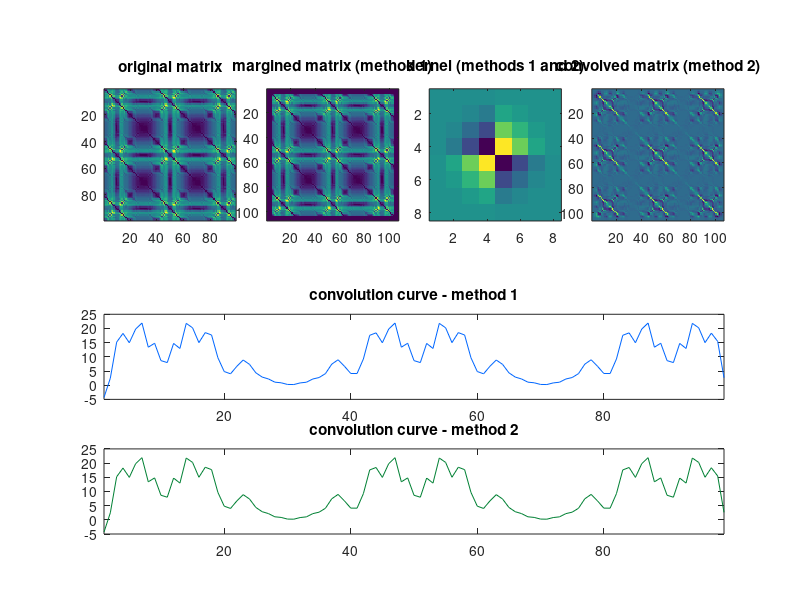

This chart was generated by the following MATLAB code:
%%%%%%%%%%%%%%%%%%%%%%%%%%%%%%%%%%%%%%%%%%%%%%%%%%%%%%%%%%%%%%%%%%%%%%%%%%%%%%%%
%                                                                              %
%                   Convolution of a Matrix's Main Diagonal                    %
%                                and a Kernel                                  %
%                                                                              %
%                                                   Juan Ignacio Mendoza Garay %
%                                                             doctoral student %
%                                   Music Department - University of Jyv?skyl? %
%                                                                  March, 2016 %
%                                                                              %
%%%%%%%%%%%%%%%%%%%%%%%%%%%%%%%%%%%%%%%%%%%%%%%%%%%%%%%%%%%%%%%%%%%%%%%%%%%%%%%%

% This script has been tested with Matlab R2015a

% ==============================================================================
% Description:

% Convolve (A.K.A. correlate) a kernel along the main diagonal of a matrix.

% The result is a curve whose peaks determine the points of change from one
% pattern to another, of a signal.
% First a self-similarity distance matrix has to be produced from the signal
% (referred below as the"original matrix"). Then convolce the kernel along the
% diagonal of the matrix.
% This method can be useful to find segmentation boundaries
% of an audio signal (c.f. Foote & Cooper, 2003) or any other signal 
% (e.g., motion capture data). Typically the distance matrix is not of the raw
% (e.g., audio or mocap) signal but of a feature of it (e.g., energy, spectral
% components, etc.).

% ==============================================================================
% Initialisation:

clc
clear
close all

scrsz = get(groot,'ScreenSize');

%%% ============================================================================
% Produce a matrix (the"original matrix").
% Comment/uncomment to select an original 100*100 matrix:

%%% ............................................................................
% fade left to right and slightly diagonally:
%original_matrix = reshape([1:10000],100,100);

%%% ............................................................................
% only ones:
% original_matrix = ones(100,100);

%%% ............................................................................
% gaussian bell:

%   [original_x original_y] = meshgrid((-(100-1)/2):((100-1)/2), (-(100-1)/2):((100-1)/2));
%   original_matrix = exp( -((2*pi*original_x/100).^2) / 2 - ((2*pi*original_y/100).^2) / 2);

%%% ............................................................................
% self-similarity of an AMFM signal:

use_preset = 4; % <----------------------- Use parameters (a preset is a column)
signal_parameters = ...
    [80  80   100  50  90; ...  % FM modulating frequency
    1600 1600 1000 500 800; ... % FM carrier frequency
    20   20   10   10  20; ...  % FM strength 
    40   160  50   25  40;...   % AM modulating frequency
    0.5  0.5  1    1   0.5];    % AM strength (between 0 and 1)
sample_time = 0.0001; 
total_time = 0.1-sample_time; 
t = [0:sample_time:total_time]; % time grid
FM_signal = sin(...
    2*pi*signal_parameters(2,use_preset)*t+...
    (signal_parameters(3,use_preset).*sin(2*pi*signal_parameters(1,use_preset)*t))...
    );
AM_FM_signal = (1+signal_parameters(5,use_preset)*sin(2*pi*signal_parameters(4,use_preset)*t)).*FM_signal;
distance_bandwidth = size(AM_FM_signal,2)*0.02; % <----- size of the distance moving window (samples)
distance_hop = distance_bandwidth/2; % <---------------- hop size (samples)
amount_distance_windows = fix((size(AM_FM_signal,2)-distance_bandwidth)/distance_hop + 1);
original_matrix = zeros(amount_distance_windows);
for row = 2:amount_distance_windows % make the distance matrix
   a =  AM_FM_signal( distance_hop*(row-1)+1 : distance_bandwidth+(distance_hop*(row-1)) );
   for column = 1:(row-1)
       b = AM_FM_signal( distance_hop*(column-1)+1 : distance_bandwidth+(distance_hop*(column-1)) ); 
       original_matrix(row,column) = norm(a-b); % euclidean distance
       original_matrix(column,row) = original_matrix(row,column);
   end
end


%%% ----------------------------------------------------------------------------
% Make a kernel :

W = 8; % <------------------------------- kernel width

[kernel_x kernel_y] = meshgrid((-(W-1)/2):((W-1)/2), (-(W-1)/2):((W-1)/2));
gaussian_kernel = exp( -((2*pi*kernel_x/W).^2) / 2 - ((2*pi*kernel_y/W).^2) / 2);

%%% ............................................................................
% comment/uncomment to select a kernel:

%kernel = gaussian_kernel; % gaussian kernel

kernel = gaussian_kernel .* (kron([-1, 1; 1,  -1],ones(W/2))); % gaussian tapered checkerboard kernel (c.f. Foote & Cooper, 2003)

%%% ----------------------------------------------------------------------------
% METHOD 1: Sliding Kernel

% Convolve (A.K.A. correlate) the kernel along the main diagonal of the 
% original matrix.
% To make the convolution slide the kernel along the main diagonal, 
% from the point where the center of the kernel is at the beginning of the 
% original matrix and ending where the center of the kernel is at the end of the
% original matrix.
% At each point element-wise multiply the kernel and add all the elemnts of the 
% resulting matrix (which has the size of the kernel). This will give a score
% at each point. The vector containing all these scores is the result of 
% convolution. 
% The convolution vector is plotted as a curve. 

%%% ............................................................................
% add a margin to the original matrix: 

tic

margin = W/2; % margin (W/2 will cause the kernel to start with is center at the beginning of the original matrix)

original_size = size(original_matrix);
margined_matrix = ...
    zeros(original_size + margin*2); % initialise with zeros a bigger matrix (A.K.A. margined matrix) to contain the original matrix
margined_begin = margin + 1;
margined_end = margin + original_size(1);
margined_matrix( margined_begin : margined_end , margined_begin : margined_end ) = ...
    original_matrix; % put the original matrix into the bigger matrix

%%% ............................................................................
% Convolve it, baby!

end_offset = W - 1;
convolution_curve = zeros(1, (original_size(1) + 2* (margin-W) ));

for i = 1:( original_size(1) + 2*margin - W )
    sliding_window_beginning = i;
    sliding_window_end = end_offset + i ;
    sliding_window = margined_matrix( sliding_window_beginning : sliding_window_end , sliding_window_beginning : sliding_window_end );
    convolution_curve_1(i) = sum(sum( sliding_window .* kernel ));
end

timer_1 = toc;

%%% ----------------------------------------------------------------------------
% METHOD 2: Matrix Convolution

% Convolve the whole matrix in 2 dimensions. This will produce a matrix of 
% length W bigger than the original (this corresponds to the added margins in
% method 1). Then take the main diagonal and trim its borders, each having a 
% length of W/2.

tic

convolved_matrix = conv2(original_matrix,kernel); % convolve original matrix with kernel
convolution_curve_2 = diag(convolved_matrix); % extract diagonal
convolution_curve_2 = convolution_curve_2( fix(W/2) : end - fix(W/2) , 1 ); % trim borders

timer_2 = toc;

%%% ----------------------------------------------------------------------------
% Plots:

fig = figure('Position',[1 scrsz(4)-scrsz(4)*1/2 scrsz(3) scrsz(4)*1/2]);

subplot(4,8,[1,2,9,10])
imagesc(original_matrix)
axis square
title('original matrix')

subplot(4,8,[3,4,11,12])
imagesc(margined_matrix)
axis square
title('margined matrix (method 1)')

subplot(4,8,[5,6,13,14])
imagesc(kernel)
axis square
title('kernel (methods 1 and 2)')

subplot(4,8,[7,8,15,16])
imagesc(convolved_matrix)
axis square
title('convolved matrix (method 2)')

subplot(4,8,[17:24])
plot(convolution_curve_1,'Color',[0 0.4 1])
xlim([1,length(convolution_curve_1)])
title('convolution curve - method 1')

subplot(4,8,[25:32])
plot(convolution_curve_2,'Color',[0 0.5 0.2])
xlim([1,length(convolution_curve_2)])
title('convolution curve - method 2')

%%% ----------------------------------------------------------------------------
% Display computation times :

disp('----------------------------------------------------------')
disp('Computing times of convolution of diagonal with a kernel:')
disp(['METHOD 1 = ',num2str(timer_1),' sec.'])
disp(['METHOD 2 = ',num2str(timer_2),' sec.'])
disp('----------------------------------------------------------')